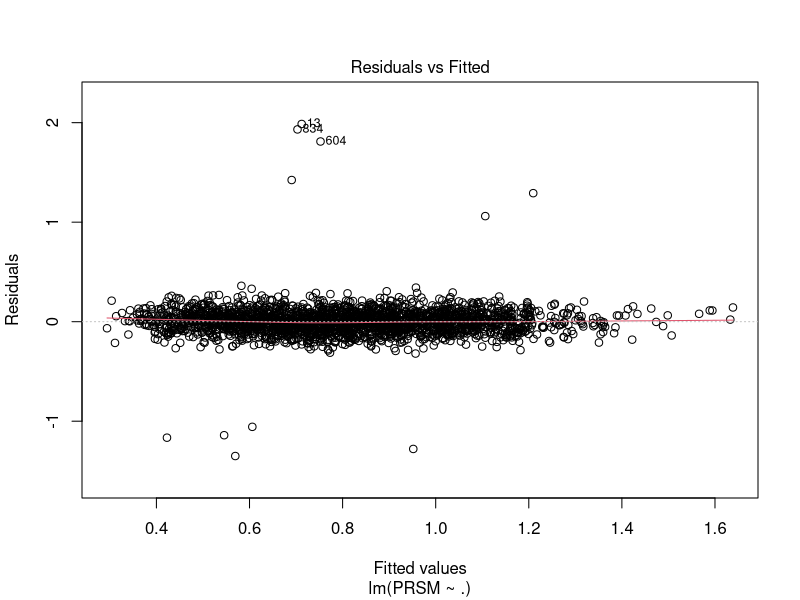
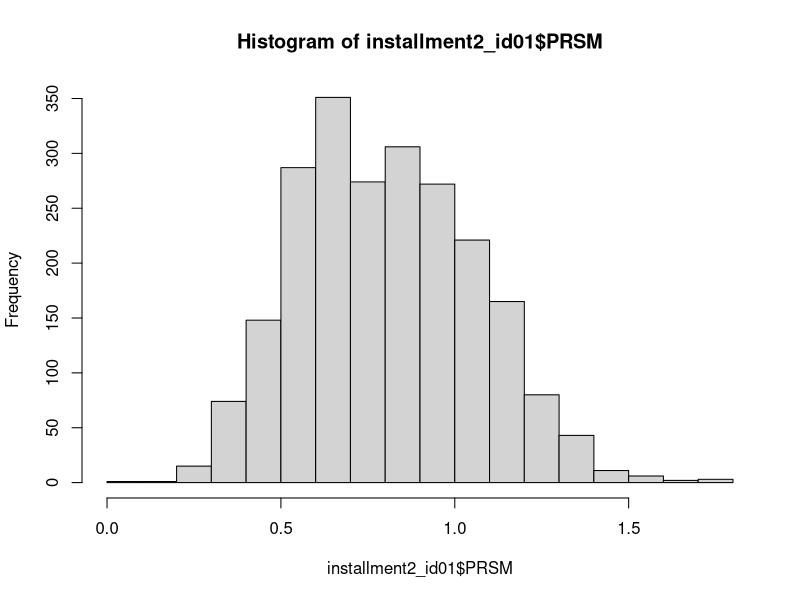
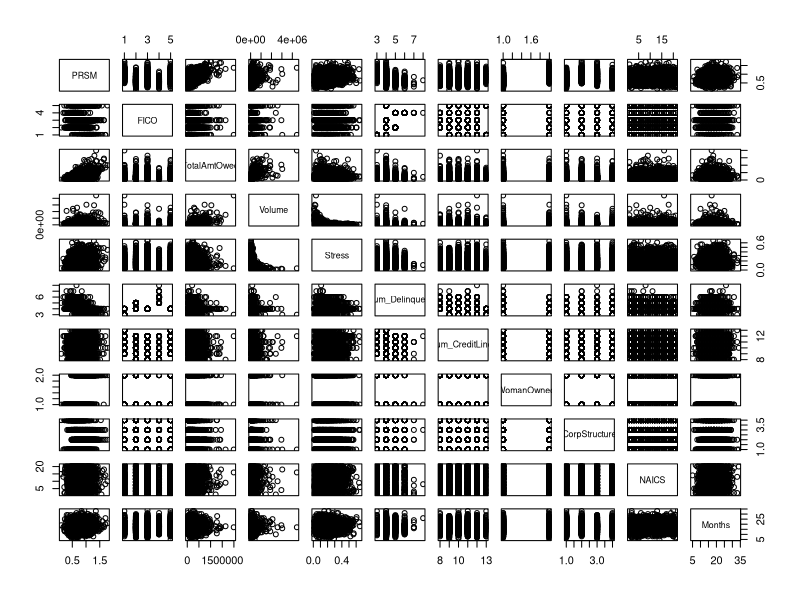
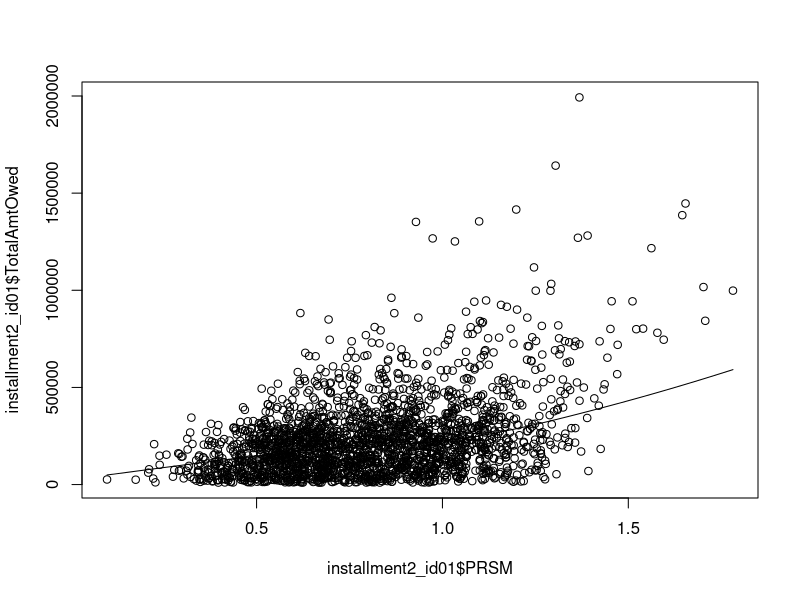
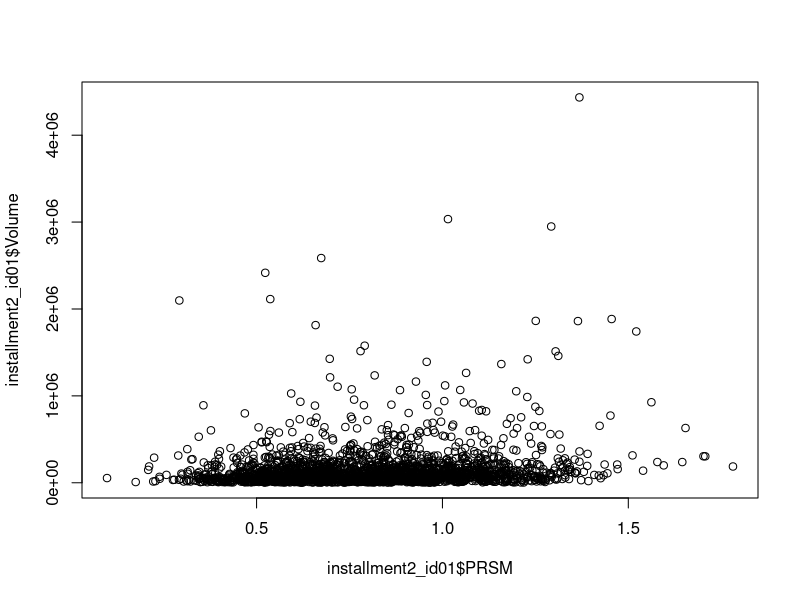
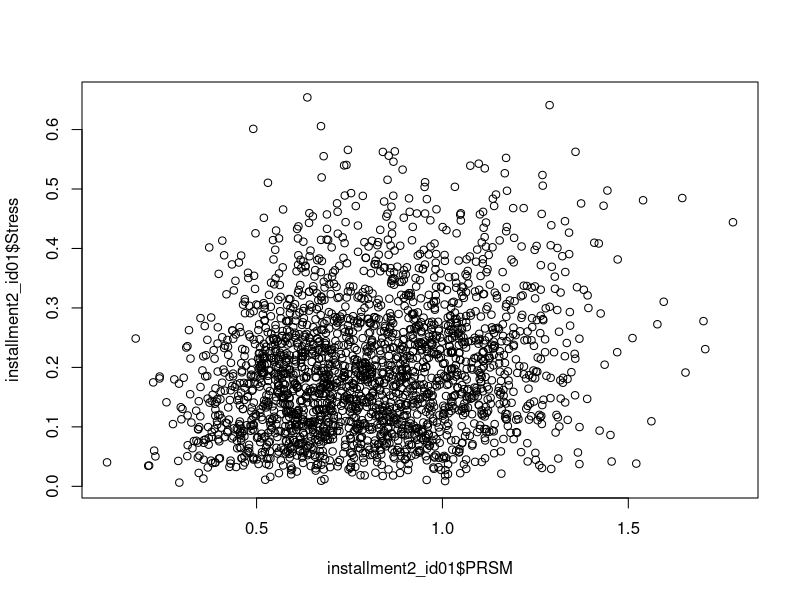
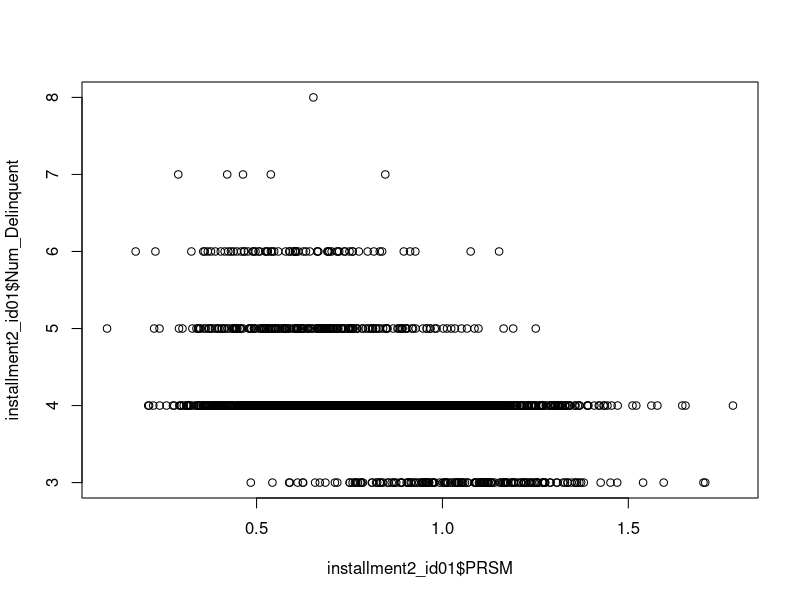
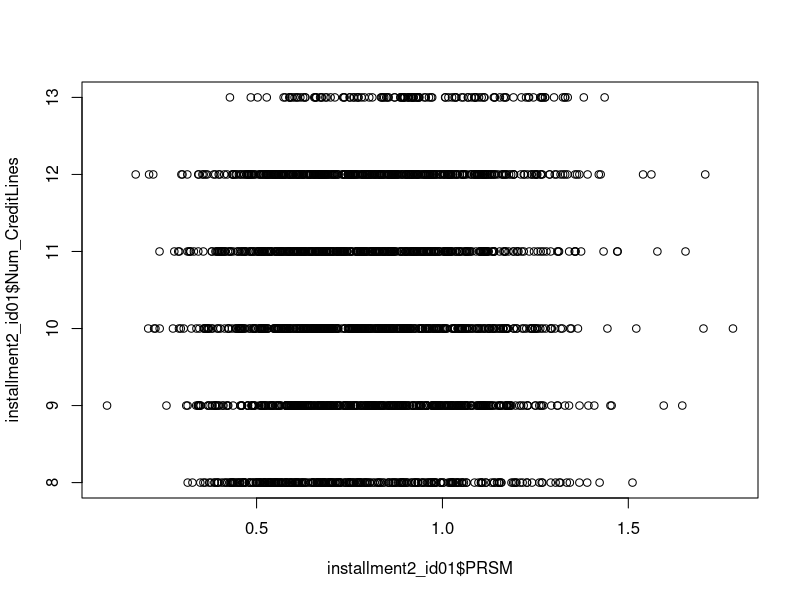

These charts were generated, in order, by the following R code:
rm(list = ls())

# install the environment 
library(tidyverse)
library(caret)

# read the data
installment2_id01 = read.csv("installment2_id01.csv")

# make NAICS, WomanOwned, FICO categorical variables

installment2_id01 = installment2_id01 %>%
  mutate(NAICS = as.factor(NAICS),
         WomanOwned = as.factor(WomanOwned),
         CorpStructure = as.factor(CorpStructure),
         FICO = case_when(
           (300 <= FICO)&(FICO <= 579) ~ "Poor",
           (580 <= FICO)&(FICO <= 669) ~ "Fair",
           (670 <= FICO)&(FICO <= 739) ~ "Good",
           (740 <= FICO)&(FICO <= 799) ~ "Very Good",
           (800 <= FICO)&(FICO <= 850) ~ "Excellent",
         ))

model_rm_outliers = lm(PRSM ~. , data = installment2_id01)
installment2_id01$residual=residuals(model_rm_outliers)
plot(model_rm_outliers,1)

# remove 11 outliers observed in the plot (abs(residual)>=1)
installment2_id01 = installment2_id01 %>% 
  filter(abs(residual)<=1) %>% 
  select(-residual) 
hist(installment2_id01$PRSM)

# TODO: remove after certain months

installment2_id01 = installment2_id01 %>% 
  filter(abs(Months)<=60)

plot(installment2_id01)

# numeric: TotalAmtOwed, Volume, Stress, Num_Delinquent, Num_CreditLines, Months

plot(installment2_id01$PRSM, installment2_id01$TotalAmtOwed); lines(lowess(installment2_id01$PRSM, installment2_id01$TotalAmtOwed))
plot(installment2_id01$PRSM, installment2_id01$Volume)
plot(installment2_id01$PRSM, installment2_id01$Stress)
plot(installment2_id01$PRSM, installment2_id01$Num_Delinquent)
plot(installment2_id01$PRSM, installment2_id01$Num_CreditLines)
plot(installment2_id01$PRSM, installment2_id01$Months)

model_total = lm(PRSM ~ TotalAmtOwed, data = installment2_id01)
plot(installment2_id01$TotalAmtOwed, residuals(model_total),
     xlab = "TotalAmtOwed", ylab = "Residuals") +
lines(lowess(installment2_id01$TotalAmtOwed, residuals(model_total))) +
abline(h = 0, lty = 2)

model_volume = lm(PRSM ~ Volume, data = installment2_id01)
plot(installment2_id01$Volume, residuals(model_volume),
     xlab = "Volume", ylab = "Residuals") + 
  lines(lowess(installment2_id01$Volume, residuals(model_volume))) +
  abline(h = 0, lty = 2)

model_Stress = lm(PRSM ~ Stress, data = installment2_id01)
plot(installment2_id01$Stress, residuals(model_Stress),
     xlab = "Stress", ylab = "Residuals") +
lines(lowess(installment2_id01$Stress, residuals(model_Stress))) +
abline(h = 0, lty = 2)

model_Num_Delinquent = lm(PRSM ~ (Num_Delinquent), data = installment2_id01)
plot(installment2_id01$Num_Delinquent, residuals(model_Num_Delinquent),
     xlab = "Num_Delinquent", ylab = "Residuals") +
  lines(lowess(installment2_id01$Num_Delinquent, residuals(model_Num_Delinquent))) +
  abline(h = 0, lty = 2)

model_Num_CreditLines = lm(PRSM ~ Num_CreditLines, data = installment2_id01)
plot(installment2_id01$Num_CreditLines, residuals(model_Num_CreditLines),
     xlab = "Num_CreditLines", ylab = "Residuals") +
  lines(lowess(installment2_id01$Num_CreditLines, residuals(model_Num_CreditLines))) +
  abline(h = 0, lty = 2)

model_Months = lm(PRSM ~ Months, data = installment2_id01)
plot(installment2_id01$Months, residuals(model_Months),
     xlab = "Months", ylab = "Residuals") +
  lines(lowess(installment2_id01$Months, residuals(model_Months))) +
  abline(h = 0, lty = 2)

# model_0: Original model ####

model_0 = lm(PRSM ~. , data = installment2_id01)
summary(model_0)

# FICOFair, FICOGood, FICoPoor, FICOVery Good, TotalAmtOwed, Stress, WomanOwned1,
# CorpStructureLLC, CorpStructurePartner, CorpStructureSole, NAICS445131, Months are statistically significant (ss)

# FICOFair, FICOGood, FICoPoor, FICOVery Good, Stress, WomanOwned1, 
# CorpStructureLLC, CorpStructurePartner, CorpStructureSole, NAICS445131, Months are discernible

## Cross Validation ####

cv10 = trainControl(method = "cv", number = 10)
model_0_cv = train(PRSM ~. , data = installment2_id01, method ="lm", trControl =cv10)
print(model_0_cv) # RMSE: 0.1031926       

# model_1: Model with p_delinquent ####

installment2_id01_1 = installment2_id01 %>% 
  mutate(p_delinquent = Num_Delinquent/Num_CreditLines)
# p_delinquent is not ss.

model_1 = lm(PRSM ~. - Num_Delinquent - Num_CreditLines, data = installment2_id01_1)
summary(model_1)

## Cross Validation ####

model_1_cv = train(PRSM ~. - Num_Delinquent - Num_CreditLines, data = installment2_id01_1, method ="lm", trControl =cv10)
print(model_1_cv) # RMSE: 0.1033768        

# model_2: Model with corpstructure & months interaction ####

model_2 = lm(PRSM ~ FICO + TotalAmtOwed + Volume + Stress + Num_Delinquent + Num_CreditLines + WomanOwned + CorpStructure*Months + NAICS, data = installment2_id01)
summary(model_2)

## Cross Validation ####

model_2_cv = train(PRSM ~ FICO + TotalAmtOwed + Volume + Stress + Num_Delinquent + Num_CreditLines + WomanOwned + CorpStructure*Months + NAICS, data = installment2_id01, method ="lm", trControl =cv10)
print(model_2_cv) # RMSE: 0.1029841           

# model_3: Model with raw FICO score ####

installment2_id01_2 = read.csv("installment2_id01.csv") %>%
  mutate(NAICS = as.factor(NAICS),
         WomanOwned = as.factor(WomanOwned),
         CorpStructure = as.factor(CorpStructure))
model_rm_outliers = lm(PRSM ~. , data = installment2_id01_2)
installment2_id01_2$residual=residuals(model_rm_outliers)

# remove 11 outliers observed in the plot (abs(residual)>=1)
installment2_id01_2 = installment2_id01_2 %>% 
  filter(abs(residual)<=1) %>% 
  select(-residual) 

# remove after certain months
model_rm_long_months = lm(PRSM ~ Months, data = installment2_id01_2)
plot(model_rm_long_months,1)
installment2_id01_2$fitted=fitted.values(model_rm_long_months)
installment2_id01_2 = installment2_id01_2 %>% 
  filter(abs(fitted)<=0.84) %>% 
  select(-fitted) 

model_3 = lm(PRSM ~. , data = installment2_id01_2)
summary(model_3)

## Cross Validation ####

model_3_cv = train(PRSM ~. , data = installment2_id01_2, method ="lm", trControl =cv10)
print(model_3_cv) # RMSE: 0.1063085     

# model_4: Model with corpstructure & months interaction + raw fico score ####

model_4 = lm(PRSM ~ FICO + TotalAmtOwed + Volume + Stress + Num_Delinquent + Num_CreditLines + WomanOwned + CorpStructure*Months + NAICS , data = installment2_id01_2)
summary(model_4)

## Cross Validation ####

model_4_cv = train(PRSM ~ FICO + TotalAmtOwed + Volume + Stress + Num_Delinquent + Num_CreditLines + WomanOwned + CorpStructure*Months + NAICS , data = installment2_id01_2, method ="lm", trControl =cv10)
print(model_4_cv) # RMSE: 0.1056763  

# model_5: Model with corpstructure & months interaction + transforming totalamtowed cube ####

model_5 = lm(PRSM ~ FICO + I(TotalAmtOwed^(1/2)) + Volume + Stress + Num_Delinquent + Num_CreditLines + WomanOwned + CorpStructure*Months + NAICS, data = installment2_id01)
summary(model_5)

## Cross Validation ####

model_5_cv = train(PRSM ~ FICO + I(TotalAmtOwed^(1/2)) + Volume + Stress + Num_Delinquent + Num_CreditLines + WomanOwned + CorpStructure*Months + NAICS, data = installment2_id01, method ="lm", trControl =cv10)
print(model_5_cv) # RMSE: 0.1071255      

# model_6: Model with corpstructure & months interaction + transforming totalamtowed & volume ####

model_6 = lm(PRSM ~ FICO + I(TotalAmtOwed^(0.5)) + I(Volume^(1/3)) + Stress + Num_Delinquent + Num_CreditLines + WomanOwned + CorpStructure*Months + NAICS, data = installment2_id01)
summary(model_6)

## Cross Validation ####

model_6_cv = train(PRSM ~ FICO + I(TotalAmtOwed^(0.5)) + I(Volume^(1/3)) + Stress + Num_Delinquent + Num_CreditLines + WomanOwned + CorpStructure*Months + NAICS, data = installment2_id01, method ="lm", trControl =cv10)
print(model_6_cv) # RMSE: 0.1067479      

# model_7: Model with corpstructure & months interaction + remove ####

model_7 = lm(PRSM ~ FICO + TotalAmtOwed + Stress + WomanOwned + CorpStructure*Months + NAICS, data = installment2_id01)
summary(model_7)

## Cross Validation ####

model_7_cv = train(PRSM ~ FICO + TotalAmtOwed + I(Stress^0.5) + WomanOwned + CorpStructure*Months + NAICS, data = installment2_id01, method ="lm", trControl =cv10)
print(model_7_cv) # RMSE: 0.1029772           

# model_8: Model with corpstructure & months interaction + transforming totalamtowed & removing volume and NAICS ####

model_8 = lm(PRSM ~ FICO + Stress + I(8*TotalAmtOwed) + WomanOwned + CorpStructure*Months, data = installment2_id01)
summary(model_8)

## Cross Validation ####

model_8_cv = train(PRSM ~ FICO + Stress + I(8*TotalAmtOwed) + WomanOwned + CorpStructure*Months, data = installment2_id01, method ="lm", trControl =cv10)
print(model_8_cv) # RMSE: 0.1028501           

library(car)
# boxTidwell (transform)

# Evaluation 1 

evaluation_data = read_csv(file = "installment2_evaluation_data.csv")
# here: do any necessary transformation or create any additional needed predictors
 
evaluation_data = evaluation_data %>%
  mutate(NAICS = as.factor(NAICS),
         WomanOwned = as.factor(WomanOwned),
         CorpStructure = as.factor(CorpStructure),
         FICO = case_when(
           (300 <= FICO)&(FICO <= 579) ~ "Poor",
           (580 <= FICO)&(FICO <= 669) ~ "Fair",
           (670 <= FICO)&(FICO <= 739) ~ "Good",
           (740 <= FICO)&(FICO <= 799) ~ "Very Good",
           (800 <= FICO)&(FICO <= 850) ~ "Excellent",
         ))
